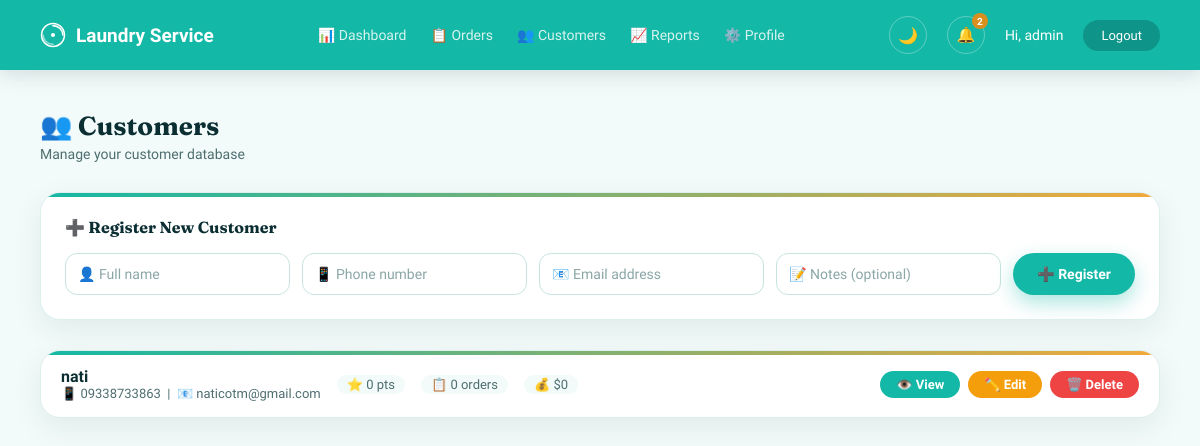
The page /customers (signed in) on the database its author committed.
### tables this page shows
CREATE TABLE customers (
                id INTEGER PRIMARY KEY AUTOINCREMENT,
                name TEXT NOT NULL,
                phone TEXT,
                email TEXT,
                notes TEXT,
                created_at TEXT DEFAULT CURRENT_TIMESTAMP
            , loyalty_points INTEGER DEFAULT 0, total_orders INTEGER DEFAULT 0, total_spent REAL DEFAULT 0);

### app.py (the view, shortened to what this page needs)
@app.route("/customers", methods=["GET", "POST"])
@login_required
def customers():
    with get_db() as conn:
        all_customers = conn.execute("SELECT * FROM customers ORDER BY name COLLATE NOCASE").fetchall()
    return render_template("customers.html", customers=all_customers)

### app.py (called while the page is built)
@app.context_processor
def inject_csrf():
    if "csrf_token" not in session:
        session["csrf_token"] = secrets.token_hex(16)
    return {"csrf_token": session.get("csrf_token")}

def login_required(f):
    @wraps(f)
    def decorated_function(*args, **kwargs):
        if "username" not in session:
            flash("Please log in first.")
            return redirect(url_for("login"))
        return f(*args, **kwargs)
    return decorated_function

@app.context_processor
def inject_notifications():
    if "username" not in session:
        return {}
    with get_db() as conn:
        unread_count = conn.execute("SELECT COUNT(*) FROM notifications WHERE is_read = 0").fetchone()[0]
        recent_notifications = conn.execute("SELECT * FROM notifications ORDER BY id DESC LIMIT 5").fetchall()
    return {
        "unread_count": unread_count,
        "recent_notifications": recent_notifications,
    }

### database.py (called while the page is built)
def get_connection():
    conn = sqlite3.connect(DB_NAME)
    conn.row_factory = sqlite3.Row
    return conn

@contextmanager
def get_db():
    conn = get_connection()
    try:
        yield conn
        conn.commit()
    except Exception:
        conn.rollback()
        raise
    finally:
        conn.close()

### templates/customers.html (shortened to what this page needs)
{% extends "base.html" %}
{% block extra_styles %}
<link rel="stylesheet" href="{{ url_for('static', filename='dashboard.css') }}">
{% endblock %}
{% block content %}
{% include "_navbar.html" %}
<div class="dashboard-content">
    <h1>👥 Customers</h1>
    <p class="subtitle">Manage your customer database</p>
    <div class="order-form-card">
        <h2>➕ Register New Customer</h2>
        <form method="POST" action="{{ url_for('customers') }}" class="order-form">
            <input type="text" name="name" placeholder="👤 Full name" required>
            <input type="text" name="phone" placeholder="📱 Phone number">
            <input type="email" name="email" placeholder="📧 Email address">
            <input type="text" name="notes" placeholder="📝 Notes (optional)">
            <button type="submit">➕ Register</button>
        </form>
    </div>
    {% for customer in customers %}
    <div class="customer-card">
        <div class="customer-info">
            <div>
                <div class="customer-name">{{ customer["name"] }}</div>
                <div class="customer-detail">
                    {% if customer["phone"] %}📱 {{ customer["phone"] }}{% endif %}
                    {% if customer["email"] %} &nbsp;|&nbsp; 📧 {{ customer["email"] }}{% endif %}
                </div>
            </div>
            <div class="customer-stats">
                <span>⭐ {{ customer["loyalty_points"] or 0 }} pts</span>
                <span>📋 {{ customer["total_orders"] or 0 }} orders</span>
                <span>💰 ${{ "%.0f"|format(customer["total_spent"] or 0) }}</span>
            </div>
        </div>
        <div class="customer-actions">
            <a href="{{ url_for('customer_profile', customer_id=customer['id']) }}" class="btn btn-view">👁️ View</a>
            <a href="{{ url_for('edit_customer', customer_id=customer['id']) }}" class="btn btn-edit">✏️ Edit</a>
            <a href="{{ url_for('delete_customer', customer_id=customer['id']) }}" class="btn btn-delete" onclick="return confirm('Delete {{ customer['name'] }}?');">🗑️ Delete</a>
        </div>
    </div>
    {% else %}
    <div class="customer-card" style="text-align:center; color:var(--text-tertiary); justify-content:center; padding:40px;">
        <div style="font-size:48px; margin-bottom:16px;">📭</div>
        <h3 style="font-weight:400;">No Customers Yet</h3>
        <p>Register your first customer above!</p>
    </div>
    {% endfor %}
</div>
{% endblock %}

### static/theme.css (style rules this page uses)
:root { --bg: #F2FBFA; --card-bg: #FFFFFF; --border-color: #DCEFED; --input-bg: #FFFFFF; --input-border: #C7E4E1; --table-header-bg: #EDFAF8; --table-row-border: #E6F5F3; --text-primary: #0B2E33; --text-secondary: #4E6E70; --text-tertiary: #8AA6A5; --label-color: #2F5457; --left-panel-text: #D7F3EF; --primary: #14B8A6; --primary-dark: #0E9488; --primary-darker: #0B2E33; --accent: #F2A93B; --accent-dark: #D98F1E; --status-pending-bg: #FBEACB; --status-pending-text: #93650F; --status-completed-bg: #DCEEE2; --status-completed-text: #276245; --error-bg: #FDEBEA; --error-text: #C0392B; --flash-bg: #E1F7F3; --flash-text: #0E7C70; --dark-btn-bg: #2F5457; --dark-btn-hover: #3E6C6F; --shadow-card: 0 10px 30px rgba(11, 46, 51, 0.08); --shadow-card-hover: 0 16px 36px rgba(11, 46, 51, 0.14); --shadow-button: 0 8px 20px rgba(20, 184, 166, 0.35); --radius-pill: 999px; --radius-card: 20px; --radius-input: 12px; --font-display: 'Fraunces', Georgia, serif; --font-body: 'Work Sans', Arial, sans-serif; --font-mono: 'JetBrains Mono', 'Courier New', monospace; }
body { font-family: var(--font-body); background-color: var(--bg); color: var(--text-primary); transition: background-color 0.3s ease, color 0.3s ease; }
h1, h2, .left-panel h1, .nav-brand, .card h2, .order-form-card h2 { font-family: var(--font-display); }
body, .card, .stat-card, .order-form-card, .table-card, .order-card, .customer-card, input, select, textarea, .navbar, .left-panel, .right-panel, .flash-box, .error-message, .dashboard-content { transition: background-color 0.3s ease, color 0.3s ease, border-color 0.3s ease, box-shadow 0.3s ease; }
.stat-card, .order-form-card, .table-card, .order-card, .customer-card { position: relative; overflow: hidden; border-bottom: 2px dashed var(--border-color); background-color: var(--card-bg); border: 1px solid var(--border-color); border-radius: var(--radius-card); box-shadow: var(--shadow-card); transition: all 0.3s ease; }
.stat-card::before, .order-form-card::before, .table-card::before, .order-card::before, .customer-card::before { content: ""; position: absolute; top: 0; left: 0; right: 0; height: 4px; background: linear-gradient(90deg, var(--primary), var(--accent)); }
body { animation: page-fade-in 0.35s ease both; }
button:not(.theme-toggle):not(.notification-bell) { transition: transform 0.15s ease, box-shadow 0.15s ease, background-color 0.15s ease; }
input, select, textarea { background-color: var(--input-bg); color: var(--text-primary); border: 1px solid var(--input-border); border-radius: var(--radius-input); padding: 10px 14px; font-size: 14px; transition: all 0.3s ease; width: 100%; }
input::placeholder { color: var(--text-tertiary); }
.order-form-card, .table-card, .order-card, .customer-card { animation: card-fade-up 0.5s ease 0.1s both; }

### static/dashboard.css (style rules this page uses)
* { margin: 0; padding: 0; box-sizing: border-box; font-family: var(--font-body); }
body { background-color: var(--bg); color: var(--text-primary); transition: background-color 0.3s ease, color 0.3s ease; }
.dashboard-content { padding: 40px; max-width: 1400px; margin: 0 auto; }
.dashboard-content h1 { font-size: 26px; color: var(--text-primary); margin-bottom: 4px; }
.subtitle { color: var(--text-secondary); font-size: 14px; margin-bottom: 30px; }
.order-form-card { background-color: var(--card-bg); border: 1px solid var(--border-color); border-radius: var(--radius-card); box-shadow: var(--shadow-card); padding: 24px; margin-bottom: 30px; transition: all 0.3s ease; }
.order-form-card h2 { font-size: 16px; color: var(--text-primary); margin-bottom: 16px; }
.order-form { display: flex; gap: 12px; flex-wrap: wrap; }
.order-form input, .order-form select { flex: 1; min-width: 160px; height: 42px; border: 1px solid var(--input-border); border-radius: var(--radius-input); padding: 0 12px; font-size: 14px; background-color: var(--input-bg); color: var(--text-primary); transition: border-color 0.3s ease, box-shadow 0.3s ease; }
.order-form button { height: 42px; padding: 0 24px; background-color: var(--primary); color: white; border: none; border-radius: var(--radius-pill); box-shadow: var(--shadow-button); font-size: 14px; font-weight: bold; cursor: pointer; transition: all 0.3s ease; white-space: nowrap; display: inline-flex; align-items: center; justify-content: center; gap: 6px; }

### rows shown on the page
customers: name "nati", phone "09338733863", email "naticotm@gmail.com", loyalty_points "0", total_orders "0", total_spent "0"

### other values the page prints
{{ unread_count }} "2"
{{ session.get('username', '') }} "admin"
